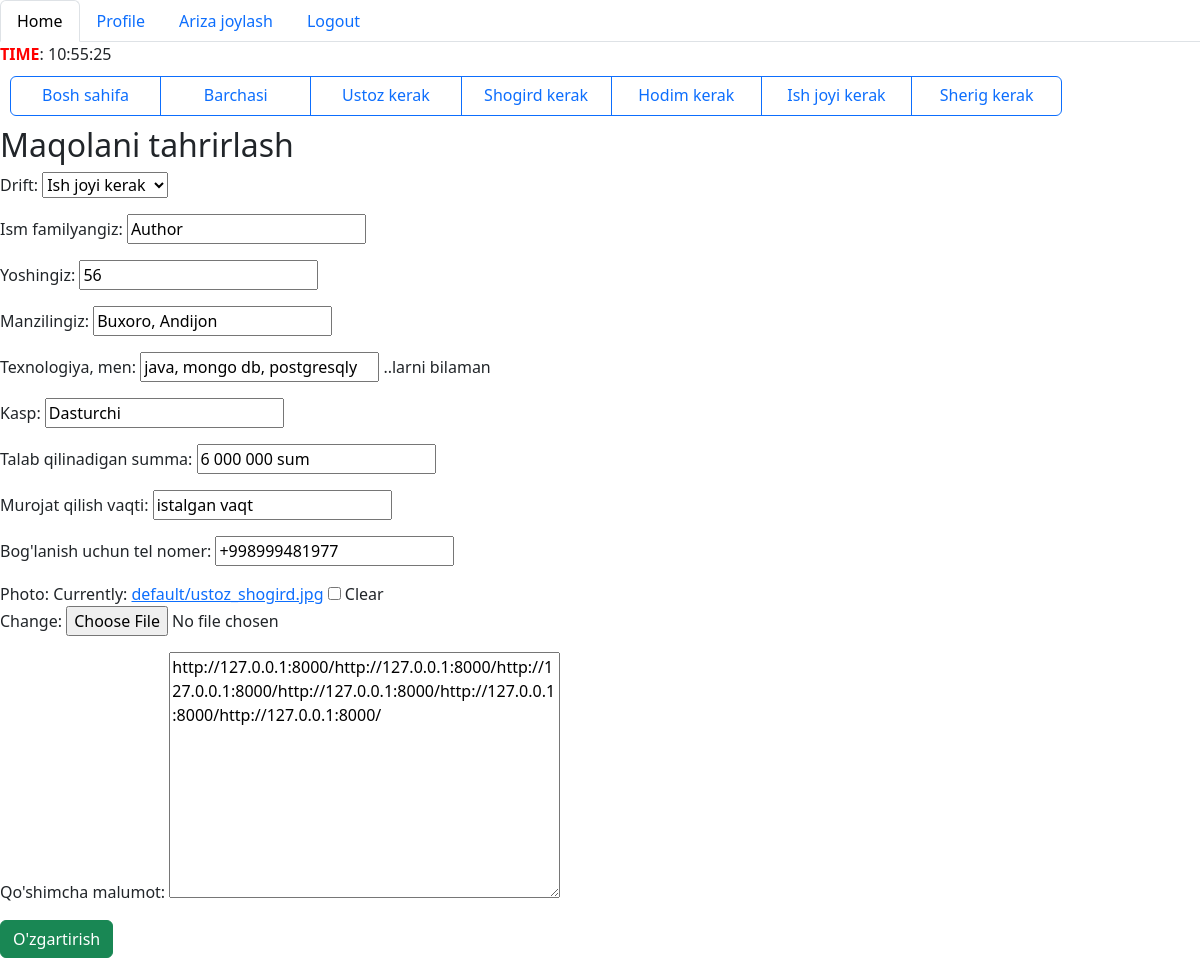
/post/author/edit/ (signed in), run on the app's committed database.
### post/models.py (models this page shows, shortened)
class Post(models.Model):
    drift = models.CharField(max_length=100,choices=tanlov)
    name = models.CharField(max_length=130,verbose_name="Ism familyangiz")
    slug = AutoSlugField(populate_from='name',unique=True)
    age = models.PositiveIntegerField(verbose_name="Yoshingiz")
    address = models.CharField(max_length=300,verbose_name="Manzilingiz")
    technology = models.CharField(max_length=500,verbose_name="Texnologiya, men",help_text='..larni bilaman')
    jobs = models.CharField(max_length=300,verbose_name="Kasp")
    price = models.CharField(max_length=100,verbose_name="Talab qilinadigan summa")
    application_time = models.CharField(max_length=51,verbose_name="Murojat qilish vaqti")
    phone = models.CharField(max_length=120,verbose_name="Bog'lanish uchun tel nomer")
    photo = models.ImageField(upload_to='photo/%Y/%m/',default='default/ustoz_shogird.jpg', blank=True, null=True)
    title = models.TextField(verbose_name="Qo'shimcha malumot")
    author = models.ForeignKey(CustomUser,on_delete=models.CASCADE,related_name='account')
    status = models.BooleanField(default=False)
    created_at = models.DateTimeField(auto_now=True)
    class Meta:
        ordering = ['-created_at']

### post/views.py (the view)
# urls.py: path('post/<slug:slug>/edit/',PostUpdateView.as_view(),name='post_edit'),
class PostUpdateView(UserPassesTestMixin,UpdateView):
    model = Post
    template_name = 'post_edit.html'
    fields = ['drift','name','age','address','technology','jobs','price','application_time','phone','photo','title',]
    def test_func(self):
        obj = self.get_object()
        return obj.author == self.request.user

### template/post_edit.html
{% extends 'base.html' %}
{% block content %}
    <h2>Maqolani tahrirlash</h2>
    <form method="post" enctype="multipart/form-data"> {% csrf_token %}
        {{ form.as_p }}
        <button type="submit" class="btn btn-success">O'zgartirish</button>
    </form>
{% endblock content %}

### data on the page
Post: drift "Ish joyi kerak", name "Author", age "56", address "Buxoro, Andijon", technology "java, mongo db, postgresqly", jobs "Dasturchi", price "6 000 000 sum", application_time "istalgan vaqt", phone "+998999481977", title "http://127.0.0.1:8000/http://127.0.0.1:8000/http://127.0.0.1:8000/http://127.0.0.1:8000/http://127.0.0.1:8000/http://127.0.0.1:8000/"
